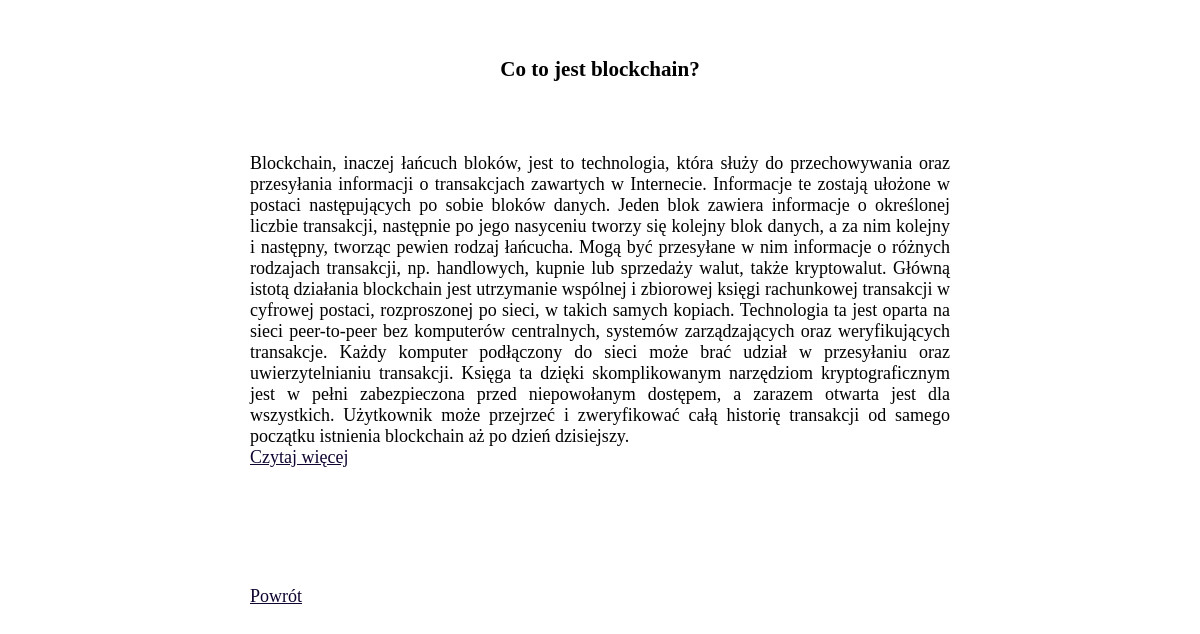
The page /cryptoapp/basic/1 on the database its author committed.
### cryptoapp/models.py (models this page shows, shortened)
class Basic(models.Model):
    name = models.CharField(max_length=50,verbose_name="Nazwa")
    description = models.TextField(verbose_name="Opis")

### cryptoapp/views.py (the view)
def basics_szczegoly(request, basic_id):
    action = 'Basic o ID = ' + str(basic_id)
    basic = get_object_or_404(Basic, pk=basic_id)
    return render(request, 'cryptoapp/basic/details.html', locals())

### cryptoapp/templates/cryptoapp/basic/details.html (shortened to what this page needs)
{% extends 'cryptoapp/base.html' %}
{% block content %}
    {% if basic %}
        <h3>{{ basic.name }}</h3>
        <p>{{ basic.description |safe}}</p>
        <p>
            <a href="{% url 'basic' %}"> Powrót</a>
        </p>
    {% endif %}
{% endblock content %}

### cryptoapp/static/cryptoapp/css/style.css (style rules this page uses)
html { background-image: url(https://img.freepik.com/darmowe-zdjecie/3d-ilustracyjny-cyfrowy-blokowy-lancuchowy-kod-niska-wielokatna-siatka-trojkatow-swiecacych-w-sieci-niebieskich-kropek_92790-116.jpg?w=996); background-size: cover; background-color:rgba(255, 89, 0, 0.945)(114, 40, 40); font-family: 'Arial', Sans-serif; font-size: 18px; }
body { background-color: rgba(255, 255, 255, 0.774); font-family: 'Times New Roman', Times, serif; font-size: 18px; color: rgb(0, 0, 0); width: 800px; text-align: center; padding: 15px 15px 15px 15px; margin: auto auto; }
p { text-align: justify; text-justify: inter-word; padding: 50px; border: 1px; }
a:link { color:rgb(16, 4, 48) }

### rows shown on the page
Basic: name "Co to jest blockchain?", description "Blockchain, inaczej łańcuch bloków, jest to technologia, która służy do przechowywania oraz przesyłania informacji o transakcjach zawartych w Internecie. Informacje te zostają ułożone w postaci następujących po sobie bloków danych. Jeden blok zawiera informacje o określonej liczbie transakcji, następnie po jego nasyceniu tworzy się kolejny blok danych, a za nim kolejny i następny, tworząc pewien rodzaj łańcucha. Mogą być przesyłane w nim informacje o różnych rodzajach transakcji, np. handlowych, kupnie lub sprzedaży walut, także kryptowalut. Główną istotą działania blockchain jest utrzymanie wspólnej i zbiorowej księgi rachunkowej transakcji w cyfrowej postaci, rozproszonej po sieci, w…"
